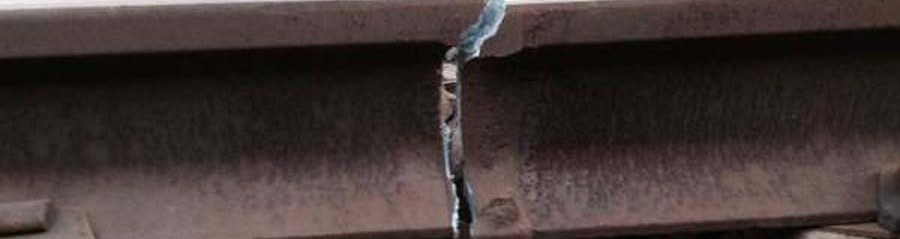
#> input picture crack2.jpg, 900 x 239 px, given in place of 333.mp4, which was not available
$ python crack_v.py   (older library calls are emulated)
#> lines starting #> are read from the running program, lines starting #| are printed output that depends on the picture; after the words box and inside, x2 and y2 are one past the last pixel; in counts of white or black regions, pixels touching at a corner belong together; long printed decimals are rounded; pictures that were not available may be replaced by others from this repository, and a replacement may not be noted
# import the necessary packages
from collections import deque
import numpy as np
import argparse
import imutils
import cv2
import time
import math
import scipy.ndimage
from matplotlib import pyplot as plt
# construct the argument parse and parse the arguments

font = cv2.FONT_HERSHEY_SIMPLEX


def orientated_non_max_suppression(mag, ang):
    ang_quant = np.round(ang / (np.pi/4)) % 4
    winE = np.array([[0, 0, 0], [1, 1, 1], [0, 0, 0]])
    winSE = np.array([[1, 0, 0], [0, 1, 0], [0, 0, 1]])
    winS = np.array([[0, 1, 0], [0, 1, 0], [0, 1, 0]])
    winSW = np.array([[0, 0, 1], [0, 1, 0], [1, 0, 0]])

    magE = non_max_suppression(mag, winE)
    magSE = non_max_suppression(mag, winSE)
    magS = non_max_suppression(mag, winS)
    magSW = non_max_suppression(mag, winSW)

    mag[ang_quant == 0] = magE[ang_quant == 0]
    mag[ang_quant == 1] = magSE[ang_quant == 1]
    mag[ang_quant == 2] = magS[ang_quant == 2]
    mag[ang_quant == 3] = magSW[ang_quant == 3]
    return mag


def non_max_suppression(data, win):
    data_max = scipy.ndimage.filters.maximum_filter(
        data, footprint=win, mode='constant')
    data_max[data != data_max] = 0
    return data_max


ap = argparse.ArgumentParser()
ap.add_argument("-v", "--video",
                help="path to the (optional) video file")
ap.add_argument("-b", "--buffer", type=int, default=64,
                help="max buffer size")
args = vars(ap.parse_args())

# define the lower and upper boundaries of the "green"
# ball in the HSV color space, then initialize the
# list of tracked points
# [0, 0, 0, 87, 255, 222]
greenLower = (0, 0, 0)
greenUpper = (87, 255, 222)
pts = deque(maxlen=args["buffer"])

# if a video path was not supplied, grab the reference
# to the webcam
if not args.get("video", False):
    camera = cv2.VideoCapture("333.mp4")

# otherwise, grab a reference to the video file
else:
    camera = cv2.VideoCapture(args["video"])

# keep looping
while True:

    # grab the current frame
    (grabbed, frame) = camera.read()
#> frame is the input picture: shape (239, 900, 3); mean B, G, R 50.9, 52.8, 64.4

    # if we are viewing a video and we did not grab a frame,
    # then we have reached the end of the video
    if args.get("video") and not grabbed:
        break
    frame = imutils.resize(frame, width=800)
#> frame: shape (212, 800, 3)
    gray_image = cv2.cvtColor(frame, cv2.COLOR_BGR2GRAY)
    img = frame
    with_nmsup = True  # apply non-maximal suppression
    fudgefactor = 1.5  # with this threshold you can play a little bit
    sigma = 50  # for Gaussian Kernel
    kernel = 2*math.ceil(2*sigma)+1  # Kernel size

    gray_image = gray_image/255.0
    blur = cv2.GaussianBlur(gray_image, (kernel, kernel), sigma)
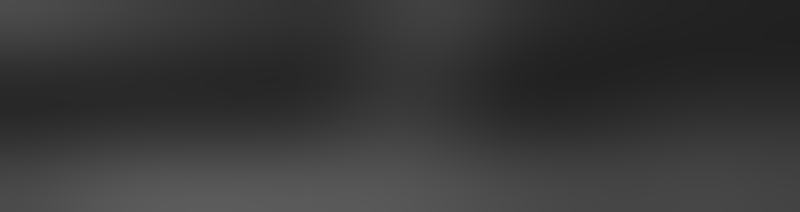
#> blur: shape (212, 800) float64; min 0.128, max 0.361, mean 0.219
    gray_image = cv2.subtract(gray_image, blur)
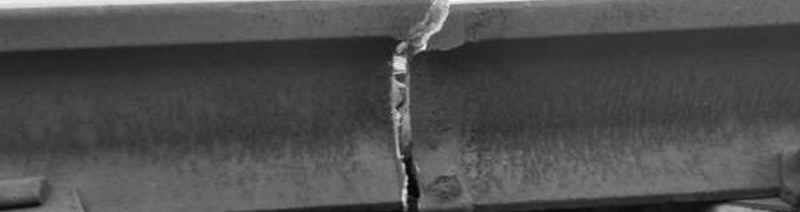
#> gray_image: shape (212, 800) float64; min -0.322, max 0.716, mean 0.00069; drawn with min black and max white

    # csudo raspi-configompute sobel response
    sobelx = cv2.Sobel(gray_image, cv2.CV_64F, 1, 0, ksize=3)
    sobely = cv2.Sobel(gray_image, cv2.CV_64F, 0, 1, ksize=3)
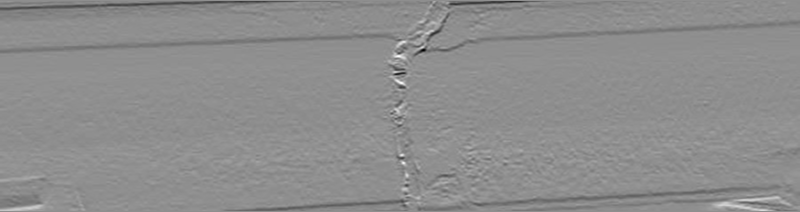
#> sobely: shape (212, 800) float64; min -2.11, max 1.66, mean -0.0157; drawn with min black and max white

    mag = np.hypot(sobelx, sobely)
    ang = np.arctan2(sobely, sobelx)
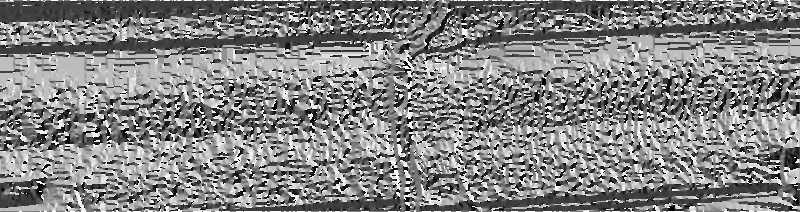
#> ang: shape (212, 800) float64; min -3.14, max 3.14, mean 0.115; drawn with min black and max white

    # threshold
    threshold = 4 * fudgefactor * np.mean(mag)
#> threshold = 0.585
    mag[mag < threshold] = 0

    # either get edges directly
    if with_nmsup is False:
        mag = cv2.normalize(mag, 0, 255, cv2.NORM_MINMAX)
        kernel = np.ones((5, 5), np.uint8)
        result = cv2.morphologyEx(mag, cv2.MORPH_CLOSE, kernel)
        num_white = np.sum(result == 255)
        num_black = np.sum(result == 0)
        print(num_white)
        print(num_black)
        print((num_white/num_black)*100)
        # print(result)
        cv2.imshow('im', img)
        cv2.imshow('im2', result)
        # cv2.waitKey()

    # or apply a non-maximal suppression
    else:

        # non-maximal suppression
        mag = orientated_non_max_suppression(mag, ang)
#> in orientated_non_max_suppression, `ang_quant = np.round(ang / (np.pi/4)) % 4`:
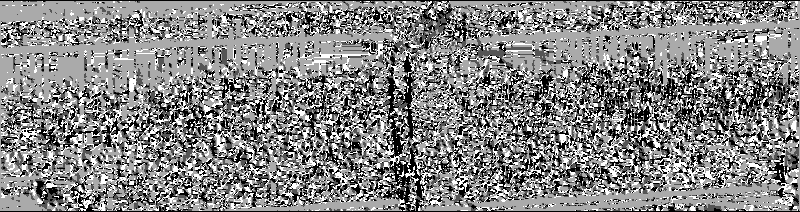
#> ang_quant: shape (212, 800) float64; min 0, max 3, mean 1.57; drawn with min black and max white
#> in non_max_suppression, `data_max[data != data_max] = 0`: data_max: shape (212, 800) float64; min 0, max 2.42, mean 0.00471
#> in non_max_suppression (call 2), `data_max[data != data_max] = 0`: data_max: shape (212, 800) float64; min 0, max 2.42, mean 0.00873
#> in non_max_suppression (call 3), `data_max[data != data_max] = 0`: data_max: shape (212, 800) float64; min 0, max 2.42, mean 0.00663
#> in non_max_suppression (call 4), `data_max[data != data_max] = 0`: data_max: shape (212, 800) float64; min 0, max 2.42, mean 0.00817
#> in orientated_non_max_suppression, `mag[ang_quant == 0] = magE[ang_quant == 0]`: mag: shape (212, 800) float64; min 0, max 2.42, mean 0.0142
#> in orientated_non_max_suppression, `mag[ang_quant == 1] = magSE[ang_quant == 1]`: mag: shape (212, 800) float64; min 0, max 2.42, mean 0.0133
#> in orientated_non_max_suppression, `mag[ang_quant == 3] = magSW[ang_quant == 3]`: mag: shape (212, 800) float64; min 0, max 2.42, mean 0.00894
        # create mask
        mag[mag > 0] = 255
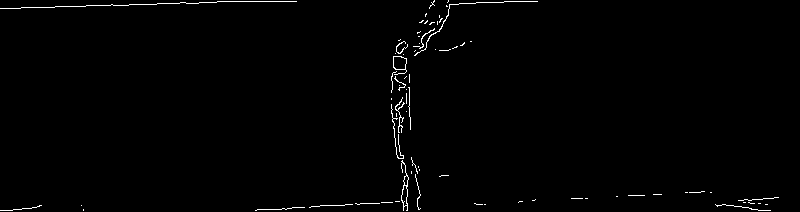
#> mag: shape (212, 800) float64; 0.94% white in thin lines or dots
        mag = mag.astype(np.uint8)
#> mag: shape (212, 800); 0.94% white in thin lines or dots

        kernel = np.ones((5, 5), np.uint8)
        result = cv2.morphologyEx(mag, cv2.MORPH_CLOSE, kernel)
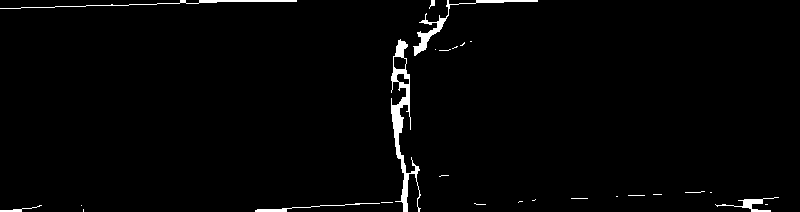
#> result: shape (212, 800); 1.8% white; 26 white regions (18 under 20 px), largest, box (x1, y1, x2, y2) and area: (391, 39, 421, 212) 1343, (413, 0, 538, 56) 600, (0, 0, 297, 9) 427
        num_white = np.sum(result == 255)
#> num_white = 3056
        num_black = np.sum(result == 0)
#> num_black = 166544
        print(num_white)
#| 3056
        print(num_black)
#| 166544
        ratio = (num_white/num_black)*100
#> ratio = 1.83
        print(ratio)
#| 1.835
        if ratio > 0.7:
            print("Cracked")
            cv2.putText(img, 'Cracked', (0, 30),
                        font, 0.8, (0, 0, 255), 2, cv2.LINE_AA)

        else:
            cv2.putText(img, 'Not Cracked', (0, 30),
                        font, 0.8, (0, 0, 255), 2, cv2.LINE_AA)
            print("Not Cracked")
        # plt.hist(result.ravel(), 256, [0, 256])

        # print(result)
        cv2.imshow('im', img)
        cv2.imshow('im2', result)
        # plt.show()

    key = cv2.waitKey(1) & 0xFF
#> (key q is pressed here)

    # if the 'q' key is pressed, stop the loop
    if key == ord("q"):
        break

# cleanup the camera and close any open windows
camera.release()
cv2.destroyAllWindows()

$ run again, on crack3.jpg
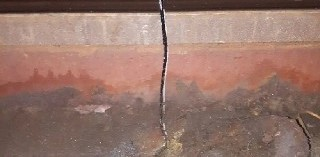
#> input picture crack3.jpg, 320 x 157 px, given in place of 333.mp4, which was not available
#> frame is the input picture: shape (157, 320, 3); mean B, G, R 107.6, 118.2, 151
#> frame: shape (392, 800, 3)
#> `ang = np.arctan2(sobely, sobelx)`:
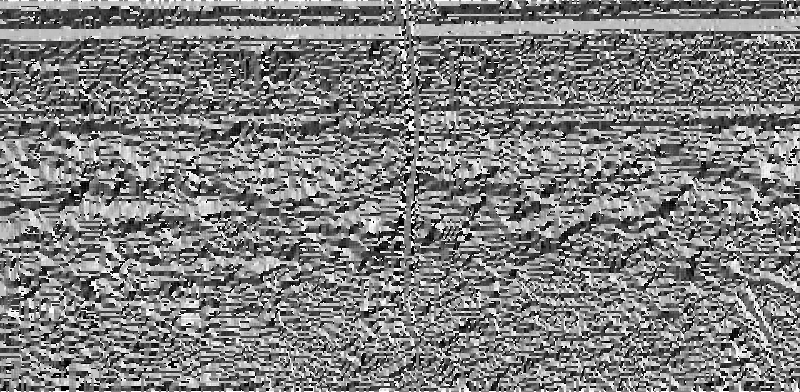
#> ang: shape (392, 800) float64; min -3.14, max 3.14, mean -0.0104; drawn with min black and max white
#> threshold = 0.63
#> `result = cv2.morphologyEx(mag, cv2.MORPH_CLOSE, kernel)`:
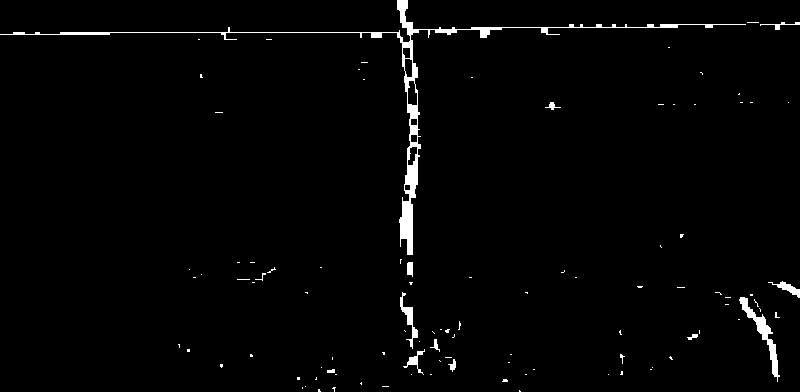
#> result: shape (392, 800); 1.8% white; 100 white regions (87 under 20 px), largest, box (x1, y1, x2, y2) and area: (0, 0, 746, 255) 3487, (739, 297, 780, 382) 659, (400, 292, 418, 349) 279
#> num_white = 5591
#> num_black = 308009
#| 5591
#| 308009
#> ratio = 1.82
#| 1.815

$ run again, on crack4.jpg
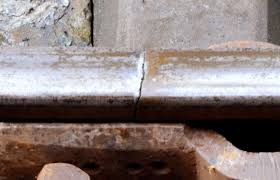
#> input picture crack4.jpg, 280 x 180 px, given in place of 333.mp4, which was not available
#> frame is the input picture: shape (180, 280, 3); mean B, G, R 123.3, 125.1, 137.5
#> frame: shape (514, 800, 3)
#> `ang = np.arctan2(sobely, sobelx)`:
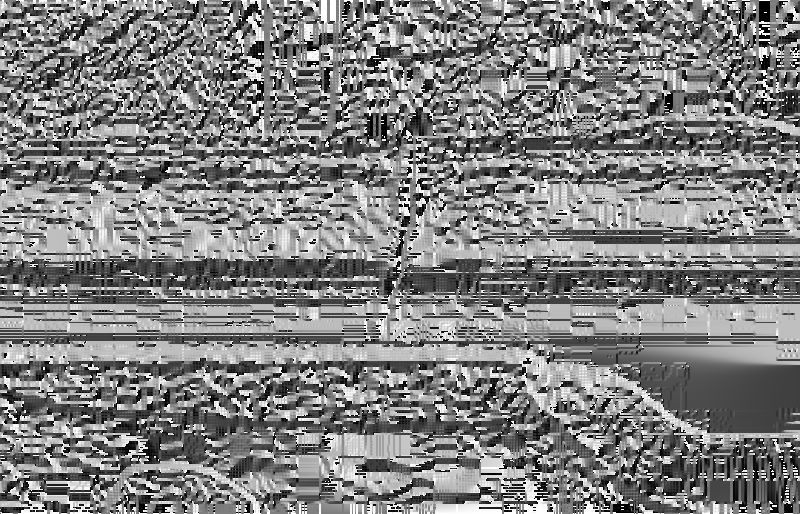
#> ang: shape (514, 800) float64; min -3.14, max 3.14, mean 0.038; drawn with min black and max white
#> threshold = 0.784
#> `result = cv2.morphologyEx(mag, cv2.MORPH_CLOSE, kernel)`:
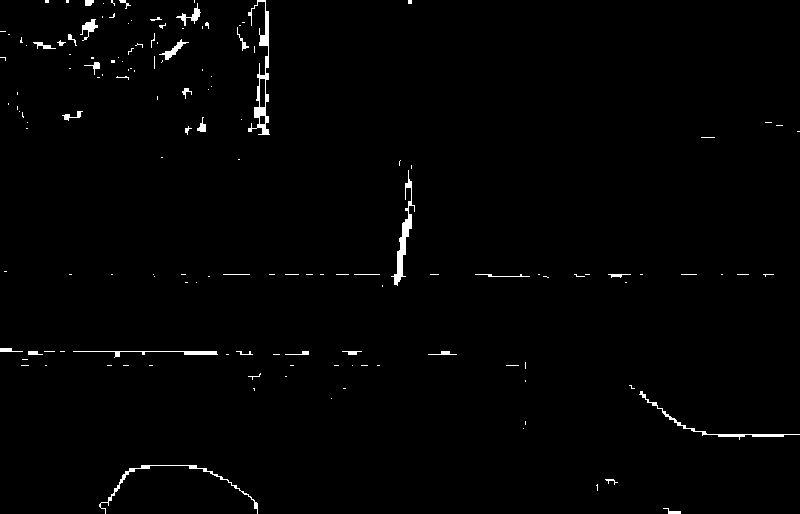
#> result: shape (514, 800); 1.1% white; 146 white regions (114 under 20 px), largest, box (x1, y1, x2, y2) and area: (248, 0, 270, 135) 789, (391, 170, 415, 286) 611, (99, 465, 258, 514) 424
#> num_white = 4695
#> num_black = 406505
#| 4695
#| 406505
#> ratio = 1.15
#| 1.155

$ run again, on crack5.jpg
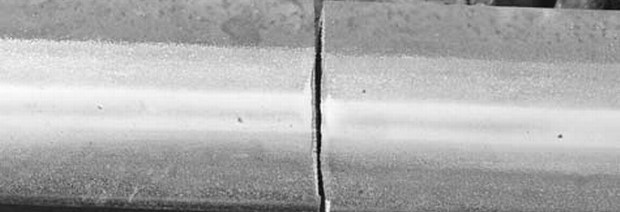
#> input picture crack5.jpg, 620 x 212 px, given in place of 333.mp4, which was not available
#> frame is the input picture: shape (212, 620, 3); min 0, max 253, mean 173.2
#> frame: shape (273, 800, 3)
#> threshold = 0.786
#> `result = cv2.morphologyEx(mag, cv2.MORPH_CLOSE, kernel)`:
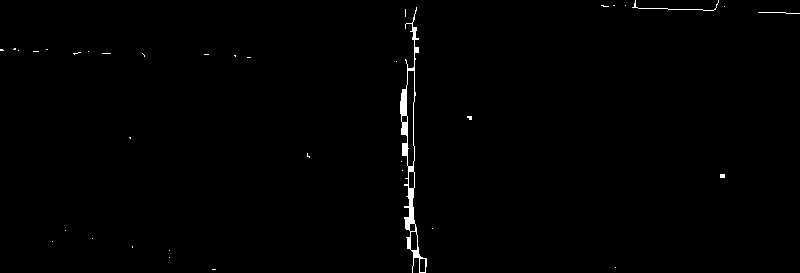
#> result: shape (273, 800); 0.69% white; 36 white regions (32 under 20 px), largest, box (x1, y1, x2, y2) and area: (400, 7, 427, 273) 1220, (632, 0, 719, 11) 105, (758, 12, 800, 14) 42, (720, 174, 725, 178) 20
#> num_white = 1506
#> num_black = 216894
#| 1506
#| 216894
#> ratio = 0.694
#| 0.6943
